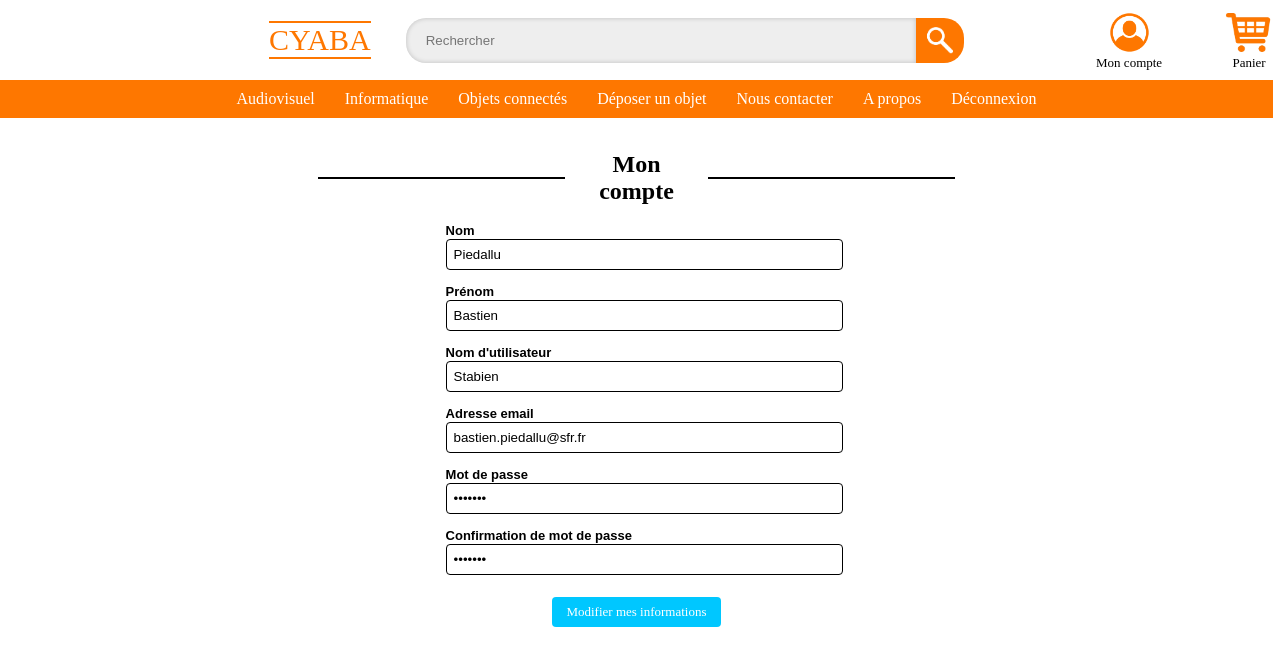
Before: /mon_compte.php (signed in) with the older database file.
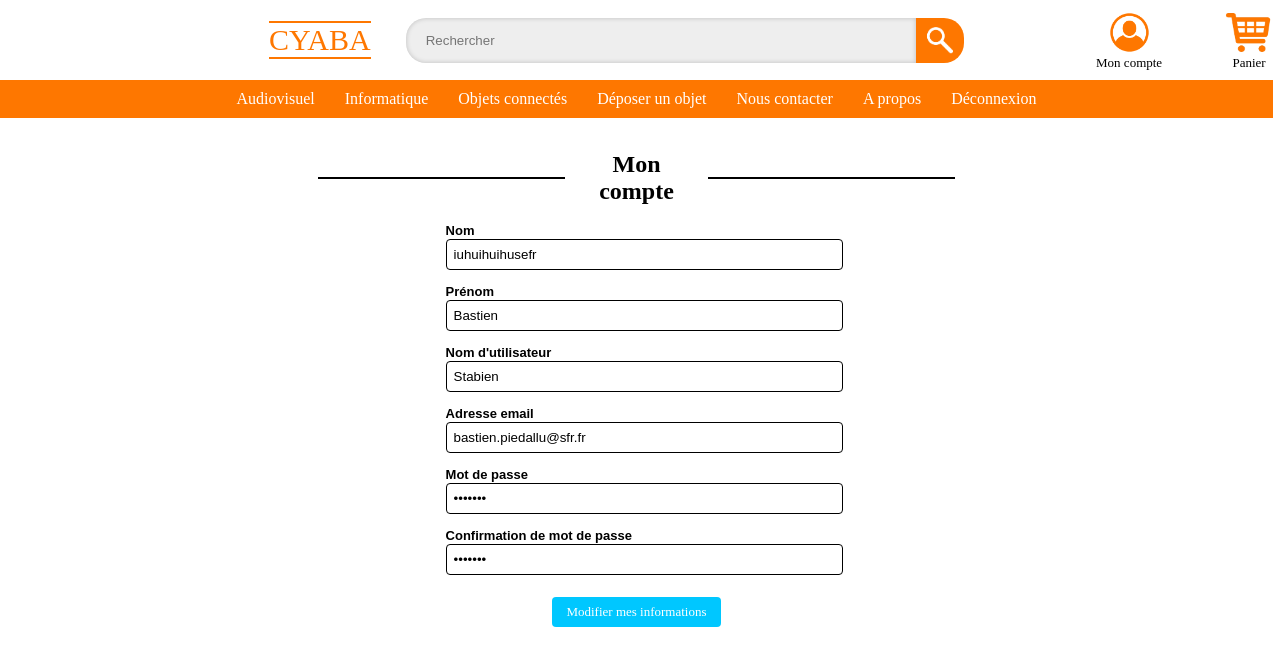
After: the same page with the newer database file.
### tables this page shows
CREATE TABLE IF NOT EXISTS `users` (
  `ID` int(11) NOT NULL AUTO_INCREMENT,
  `Nom` varchar(50) NOT NULL,
  `Prenom` varchar(50) NOT NULL,
  `Mail` varchar(50) NOT NULL,
  `Mot_de_passe` varchar(50) NOT NULL,
  `Nom_utilisateur` varchar(50) NOT NULL,
  PRIMARY KEY (`ID`)
);

### mon_compte.php (the view, shortened to what this page needs)
<!DOCTYPE html>
<?php
require_once('bdd_connexion.php');
?>
<!DOCTYPE html>
<html>
<head>
  <link rel="stylesheet" href="css/mon_compte.css" />
</head>
<body>
  <?php
    $id = (int) filter_var($_SESSION['id'], FILTER_SANITIZE_NUMBER_INT);
    $req = $bdd->query('SELECT * FROM users WHERE id ='. $id . '');
    $data = $req->fetch();
  ?>
  <h1 class="hr">Mon compte</h1>
  <form id="user_infos" action="#" method="post" onsubmit="return check_fields()">
    <label for="nom">Nom</label>
    <input type="text" name="Nom" id="nom" value="<?php echo $data['Nom']; ?>">
    <label for="prenom">Prénom</label>
    <input type="text" name="Prenom" id="prenom" value="<?php echo $data['Prenom']; ?>">
    <label for="nom_utilisateur">Nom d'utilisateur</label>
    <input type="text" name="Nom_utilisateur" id="nom_utilisateur" value="<?php echo $data['Nom_utilisateur']; ?>">
    <label for="mail">Adresse email</label>
    <input type="text" name="Mail" id="mail"value="<?php echo $data['Mail']; ?>">
    <label for="mot_de_passe">Mot de passe</label>
    <input type="password" name="Mot_de_passe" id="mot_de_passe" value="<?php echo $data['Mot_de_passe']; ?>">
    <label for="conf_mdp">Confirmation de mot de passe</label>
    <input type="password" name="Confirmation_Mot_de_passe" id="conf_mdp" value="<?php echo $data['Mot_de_passe']; ?>">
    <input type="submit" id="submit" name="submit" value="Modifier mes informations">
  </form>
</body>
</html>

Changed rows visible on the page:
changed users "Bastien": Nom "Piedallu" → "iuhuihuihusefr"
